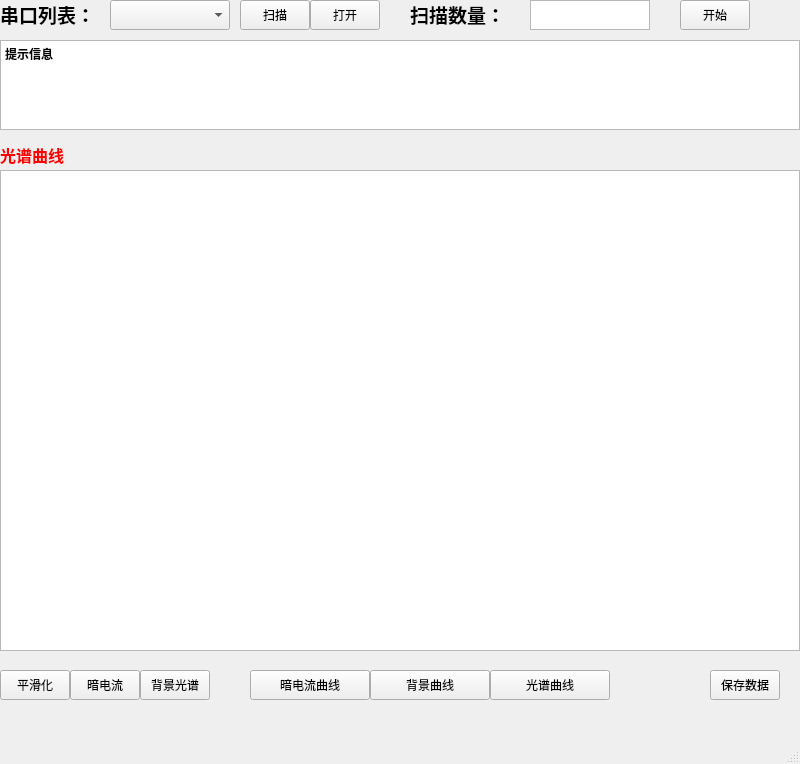
<?xml version="1.0" encoding="UTF-8"?>
<ui version="4.0">
 <class>MainWindow</class>
 <widget class="QMainWindow" name="MainWindow">
  <property name="geometry">
   <rect>
    <x>0</x>
    <y>0</y>
    <width>800</width>
    <height>764</height>
   </rect>
  </property>
  <property name="windowTitle">
   <string>MainWindow</string>
  </property>
  <widget class="QWidget" name="centralwidget">
   <widget class="QLabel" name="label">
    <property name="geometry">
     <rect>
      <x>0</x>
      <y>0</y>
      <width>120</width>
      <height>30</height>
     </rect>
    </property>
    <property name="font">
     <font>
      <family>微软雅黑</family>
     </font>
    </property>
    <property name="text">
     <string>&lt;html&gt;&lt;head/&gt;&lt;body&gt;&lt;p&gt;&lt;span style=&quot; font-size:14pt; font-weight:600;&quot;&gt;串口列表：&lt;/span&gt;&lt;/p&gt;&lt;/body&gt;&lt;/html&gt;</string>
    </property>
   </widget>
   <widget class="QComboBox" name="comboBox">
    <property name="geometry">
     <rect>
      <x>110</x>
      <y>0</y>
      <width>120</width>
      <height>30</height>
     </rect>
    </property>
   </widget>
   <widget class="QPushButton" name="pushButton">
    <property name="geometry">
     <rect>
      <x>240</x>
      <y>0</y>
      <width>70</width>
      <height>30</height>
     </rect>
    </property>
    <property name="font">
     <font>
      <family>微软雅黑</family>
      <pointsize>9</pointsize>
     </font>
    </property>
    <property name="text">
     <string>扫描</string>
    </property>
   </widget>
   <widget class="QTextBrowser" name="textBrowser">
    <property name="geometry">
     <rect>
      <x>0</x>
      <y>40</y>
      <width>800</width>
      <height>90</height>
     </rect>
    </property>
    <property name="font">
     <font>
      <family>AcadEref</family>
      <pointsize>11</pointsize>
     </font>
    </property>
    <property name="html">
     <string>&lt;!DOCTYPE HTML PUBLIC &quot;-//W3C//DTD HTML 4.0//EN&quot; &quot;http://www.w3.org/TR/REC-html40/strict.dtd&quot;&gt;
&lt;html&gt;&lt;head&gt;&lt;meta name=&quot;qrichtext&quot; content=&quot;1&quot; /&gt;&lt;style type=&quot;text/css&quot;&gt;
p, li { white-space: pre-wrap; }
&lt;/style&gt;&lt;/head&gt;&lt;body style=&quot; font-family:'AcadEref'; font-size:11pt; font-weight:400; font-style:normal;&quot;&gt;
&lt;p style=&quot; margin-top:0px; margin-bottom:0px; margin-left:0px; margin-right:0px; -qt-block-indent:0; text-indent:0px;&quot;&gt;&lt;span style=&quot; font-size:9pt; font-weight:600;&quot;&gt;提示信息&lt;/span&gt;&lt;/p&gt;&lt;/body&gt;&lt;/html&gt;</string>
    </property>
   </widget>
   <widget class="QLabel" name="label_2">
    <property name="geometry">
     <rect>
      <x>410</x>
      <y>0</y>
      <width>120</width>
      <height>30</height>
     </rect>
    </property>
    <property name="font">
     <font>
      <family>微软雅黑</family>
     </font>
    </property>
    <property name="text">
     <string>&lt;html&gt;&lt;head/&gt;&lt;body&gt;&lt;p&gt;&lt;span style=&quot; font-size:14pt; font-weight:600;&quot;&gt;扫描数量：&lt;/span&gt;&lt;/p&gt;&lt;/body&gt;&lt;/html&gt;</string>
    </property>
   </widget>
   <widget class="QPushButton" name="pushButton_2">
    <property name="geometry">
     <rect>
      <x>680</x>
      <y>0</y>
      <width>70</width>
      <height>30</height>
     </rect>
    </property>
    <property name="font">
     <font>
      <family>微软雅黑</family>
      <pointsize>9</pointsize>
     </font>
    </property>
    <property name="text">
     <string>开始</string>
    </property>
   </widget>
   <widget class="QGraphicsView" name="graphicsView">
    <property name="geometry">
     <rect>
      <x>0</x>
      <y>170</y>
      <width>800</width>
      <height>481</height>
     </rect>
    </property>
   </widget>
   <widget class="QLabel" name="label_3">
    <property name="geometry">
     <rect>
      <x>0</x>
      <y>140</y>
      <width>120</width>
      <height>30</height>
     </rect>
    </property>
    <property name="font">
     <font>
      <family>微软雅黑</family>
     </font>
    </property>
    <property name="text">
     <string>&lt;html&gt;&lt;head/&gt;&lt;body&gt;&lt;p&gt;&lt;span style=&quot; font-size:12pt; font-weight:600; color:#ff0000;&quot;&gt;光谱曲线&lt;/span&gt;&lt;/p&gt;&lt;/body&gt;&lt;/html&gt;</string>
    </property>
   </widget>
   <widget class="QPushButton" name="pushButton_3">
    <property name="geometry">
     <rect>
      <x>710</x>
      <y>670</y>
      <width>70</width>
      <height>30</height>
     </rect>
    </property>
    <property name="font">
     <font>
      <family>微软雅黑</family>
      <pointsize>9</pointsize>
     </font>
    </property>
    <property name="text">
     <string>保存数据</string>
    </property>
   </widget>
   <widget class="QTextEdit" name="textEdit">
    <property name="geometry">
     <rect>
      <x>530</x>
      <y>0</y>
      <width>120</width>
      <height>30</height>
     </rect>
    </property>
   </widget>
   <widget class="QPushButton" name="pushButton_4">
    <property name="geometry">
     <rect>
      <x>310</x>
      <y>0</y>
      <width>70</width>
      <height>30</height>
     </rect>
    </property>
    <property name="font">
     <font>
      <family>微软雅黑</family>
      <pointsize>9</pointsize>
     </font>
    </property>
    <property name="text">
     <string>打开</string>
    </property>
   </widget>
   <widget class="QPushButton" name="pushButton_5">
    <property name="geometry">
     <rect>
      <x>0</x>
      <y>670</y>
      <width>70</width>
      <height>30</height>
     </rect>
    </property>
    <property name="font">
     <font>
      <family>微软雅黑</family>
      <pointsize>9</pointsize>
     </font>
    </property>
    <property name="text">
     <string>平滑化</string>
    </property>
   </widget>
   <widget class="QPushButton" name="pushButton_6">
    <property name="geometry">
     <rect>
      <x>70</x>
      <y>670</y>
      <width>70</width>
      <height>30</height>
     </rect>
    </property>
    <property name="font">
     <font>
      <family>微软雅黑</family>
      <pointsize>9</pointsize>
     </font>
    </property>
    <property name="text">
     <string>暗电流</string>
    </property>
   </widget>
   <widget class="QPushButton" name="pushButton_7">
    <property name="geometry">
     <rect>
      <x>140</x>
      <y>670</y>
      <width>70</width>
      <height>30</height>
     </rect>
    </property>
    <property name="font">
     <font>
      <family>微软雅黑</family>
      <pointsize>9</pointsize>
     </font>
    </property>
    <property name="text">
     <string>背景光谱</string>
    </property>
   </widget>
   <widget class="QPushButton" name="pushButton_8">
    <property name="geometry">
     <rect>
      <x>250</x>
      <y>670</y>
      <width>120</width>
      <height>30</height>
     </rect>
    </property>
    <property name="font">
     <font>
      <family>微软雅黑</family>
      <pointsize>9</pointsize>
     </font>
    </property>
    <property name="text">
     <string>暗电流曲线</string>
    </property>
   </widget>
   <widget class="QPushButton" name="pushButton_9">
    <property name="geometry">
     <rect>
      <x>370</x>
      <y>670</y>
      <width>120</width>
      <height>30</height>
     </rect>
    </property>
    <property name="font">
     <font>
      <family>微软雅黑</family>
      <pointsize>9</pointsize>
     </font>
    </property>
    <property name="text">
     <string>背景曲线</string>
    </property>
   </widget>
   <widget class="QPushButton" name="pushButton_10">
    <property name="geometry">
     <rect>
      <x>490</x>
      <y>670</y>
      <width>120</width>
      <height>30</height>
     </rect>
    </property>
    <property name="font">
     <font>
      <family>微软雅黑</family>
      <pointsize>9</pointsize>
     </font>
    </property>
    <property name="text">
     <string>光谱曲线</string>
    </property>
   </widget>
  </widget>
  <widget class="QMenuBar" name="menubar">
   <property name="geometry">
    <rect>
     <x>0</x>
     <y>0</y>
     <width>800</width>
     <height>26</height>
    </rect>
   </property>
  </widget>
  <widget class="QStatusBar" name="statusbar"/>
 </widget>
 <resources/>
 <connections/>
</ui>
